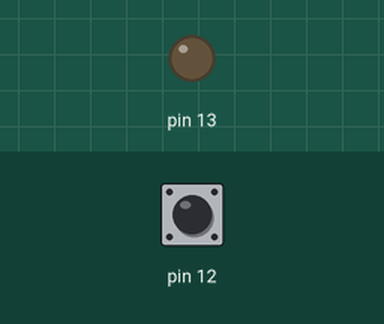
The sketch below on a simulated Arduino Uno, built with avr-gcc and run on an emulated ATmega328P. On the bench: output pins drawn as LEDs (lit = HIGH). Inputs (shaded band) come from the test bench; at power-on: pin 12 HIGH.

Above: at 1.2 s.
1.3 s: pin 12 pulled LOW for 0.15 s
At 1.37 s:
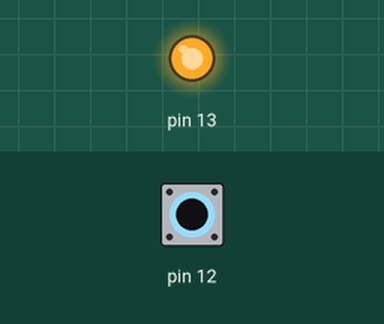
2.9 s: pin 12 pulled LOW for 3.2 s
At 7.3 s:
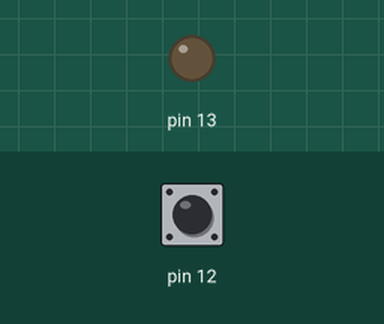
Timing chart, 0 to 8.8 s (numbered marks = the images above; inputs shaded):
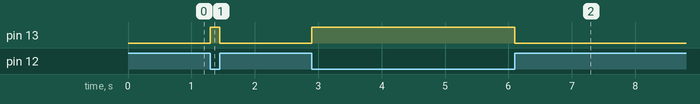

The sketch:

pushbutton_start_stop_led.ino
```cpp
void setup(){
  pinMode(12,INPUT_PULLUP);
  pinMode(13,OUTPUT);
}

void loop(){
  int val =digitalRead(12);
  if(val==0){
    digitalWrite(13,HIGH);
  }else{
    digitalWrite(13,LOW);
  }
}
```

Measured:
- after the input at 1.3 s, pin 13: LOW → HIGH at once, → LOW 0.15 s later
- after the input at 2.9 s, pin 13: LOW → HIGH at once, → LOW 3.2 s later
